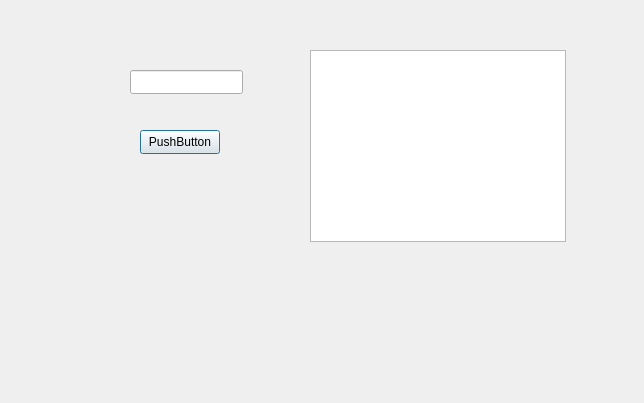
<?xml version="1.0" encoding="UTF-8"?>
<ui version="4.0">
 <class>searchByTitlePage</class>
 <widget class="QDialog" name="searchByTitlePage">
  <property name="geometry">
   <rect>
    <x>0</x>
    <y>0</y>
    <width>644</width>
    <height>403</height>
   </rect>
  </property>
  <property name="windowTitle">
   <string>Dialog</string>
  </property>
  <widget class="QLineEdit" name="lineEdit">
   <property name="geometry">
    <rect>
     <x>130</x>
     <y>70</y>
     <width>113</width>
     <height>24</height>
    </rect>
   </property>
  </widget>
  <widget class="QPushButton" name="pushButton">
   <property name="geometry">
    <rect>
     <x>140</x>
     <y>130</y>
     <width>80</width>
     <height>24</height>
    </rect>
   </property>
   <property name="text">
    <string>PushButton</string>
   </property>
  </widget>
  <widget class="QTableView" name="tableView">
   <property name="geometry">
    <rect>
     <x>310</x>
     <y>50</y>
     <width>256</width>
     <height>192</height>
    </rect>
   </property>
  </widget>
 </widget>
 <resources/>
 <connections/>
</ui>
